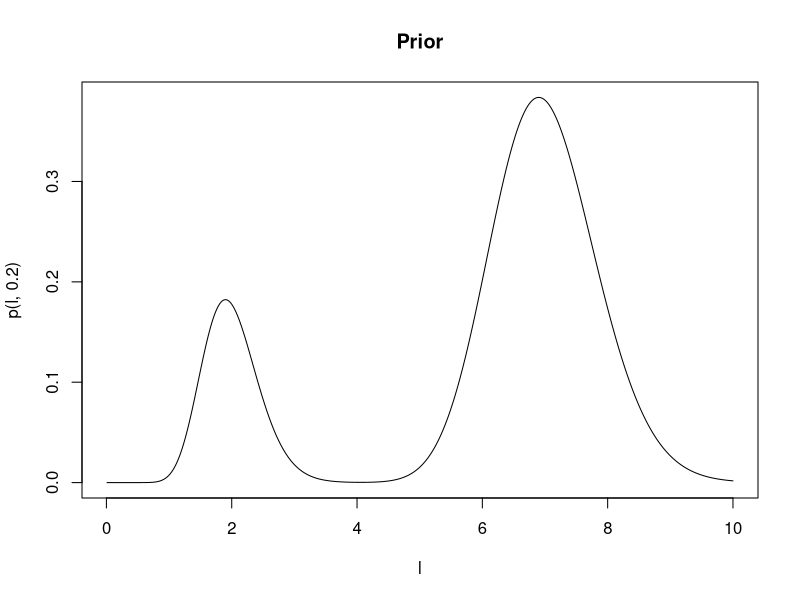
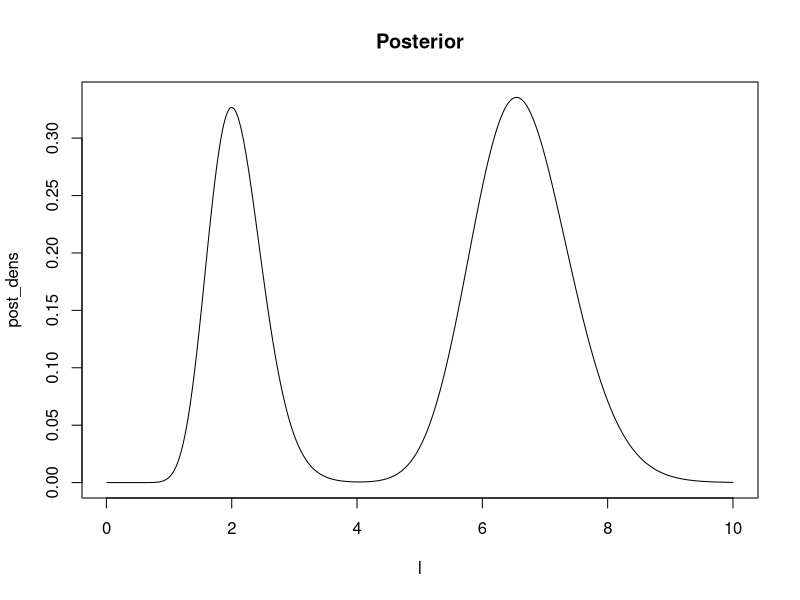
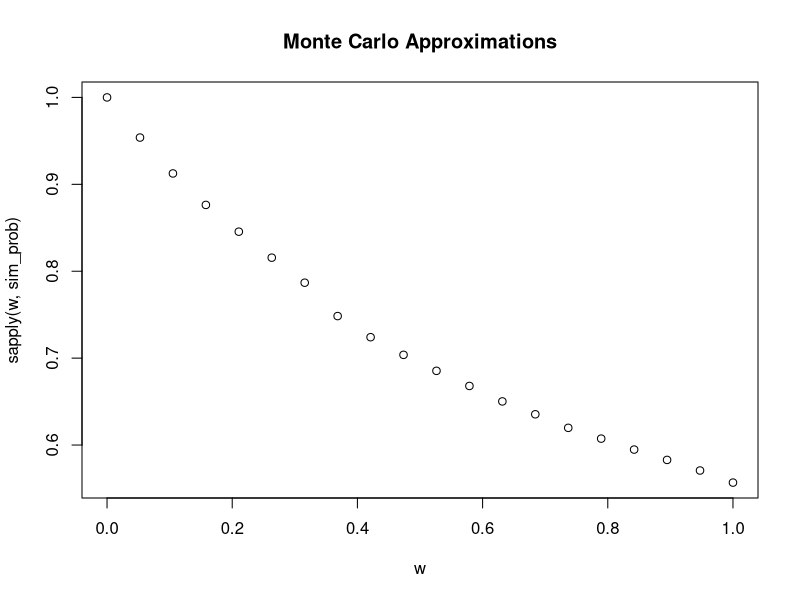

Write the R code that produced these figures, in order.
## ---- chunk 1
p <- function(l, w) {
  w*dgamma(l, 20, 10) + (1-w)*dgamma(l, 70, 10)
}
l <- seq(from = 0.01, to = 10, by = 0.01)
plot(l, p(l, 0.2), type = "l", main = "Prior")
## ---- chunk 2
wpost <- function(y, w, a1, b1, a2, b2) {
  num <- w*dnbinom(y, mu = a1/b1, size = b1)
  num/(num + (1-w)*dnbinom(y, mu = a2/b2, size = b2))
}
## ---- chunk 3
y <- 3
a1 <- 20
b1 <- 10
a2 <- 70
b2 <- 10
w <- 0.2

wstar <- wpost(y, w, a1, b1, a2, b2)

posterior <- function(l) {
  wstar*dgamma(l, shape = a1 + y, rate = 1 + b1) +
  (1-wstar)*dgamma(l, shape = a2 + y, rate = 1 + b2)
}

integrate(posterior, 0, Inf)

post_dens <- posterior(l)
plot(l, post_dens, type = "l", main = "Posterior")
## ---- chunk 4
sim_prob <- function(w, seed = 42) {
  set.seed(seed)
  wstar <- wpost(y, w, a1, b1, a2, b2)
  lambdas <- rep(0, times = 10000)
  for (i in 1:10000) {
    u <- rbinom(n = 1, size = 1, prob = wstar)
    if (u == 1) {
      lambdas[[i]] <- rgamma(n = 1, shape = y + a1, rate = 1 + b1)
    } else {
      lambdas[[i]] <- rgamma(n = 1, shape = y + a2, rate = 1 + b2)
    }
  }
  
  return(mean(lambdas > 2))
}
## ---- chunk 5
w <- seq(from = 0, to = 1, length.out = 20)
plot(w, sapply(w, sim_prob), main = "Monte Carlo Approximations")
